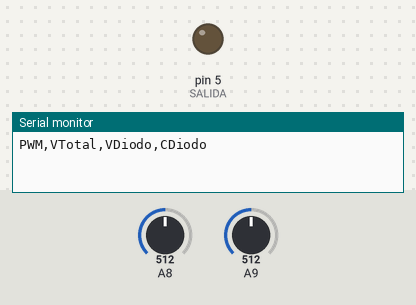
Simulated run of this sketch. Board: Arduino Mega 2560, built with avr-gcc and run on an emulated ATmega2560. Shown: output pins drawn as LEDs (lit = HIGH), the last lines printed to the serial monitor. Inputs (shaded band) come from the test bench; at power-on: A8 = 512, A9 = 512.

Above: at 0.05 s.
At 0.7 s:
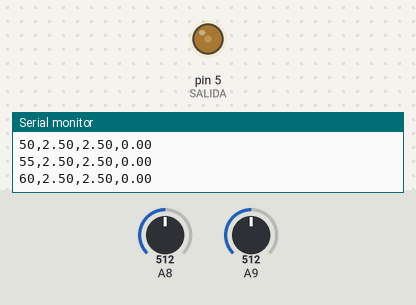
At 1.35 s:
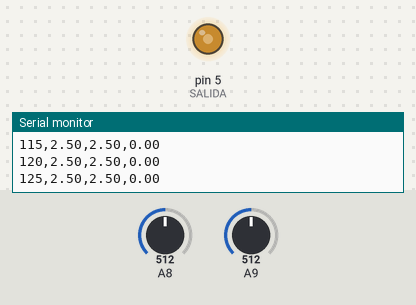
At 2.65 s:
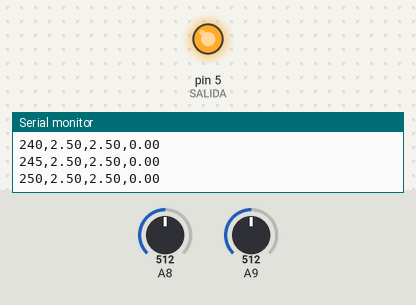
Timing chart, 0 to 6.2 s (numbered marks = the images above):
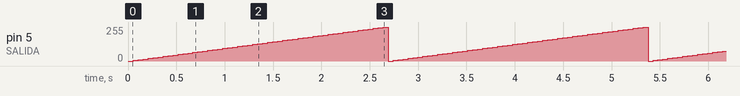

The sketch:

codigoArduino_Voltaje_Corriente_Diodo.ino
```cpp
const int SALIDA = 5;
float VTotal = 0.0f;
float VDiodo = 0.0f;
const float resistencia = 315;

void setup() {
  // put your setup code here, to run once:
  pinMode(SALIDA, OUTPUT);
  Serial.begin(115200);
  Serial.println("PWM,VTotal,VDiodo,CDiodo");
}

void loop() {
  // put your main code here, to run repeatedly:
  for (int pwmVal = 0; pwmVal <= 255; pwmVal += 5) {
      analogWrite(SALIDA, pwmVal);
      delay(50);
      VTotal = ((float)analogRead(A8)) * 5.0 / 1023.0;
      VDiodo = ((float)analogRead(A9)) * 5.0 / 1023.0;
      float corriente = (VTotal - VDiodo) / resistencia;

      Serial.print(pwmVal);
      Serial.print(",");
      Serial.print(VTotal);
      Serial.print(",");
      Serial.print(VDiodo);
      Serial.print(",");
      Serial.println(corriente * 1000);
  }
}
```

Measured:
- by itself, pin 5 (SALIDA): ramps from 0/255 to 255/255 and jumps back, once every 2.7 s
